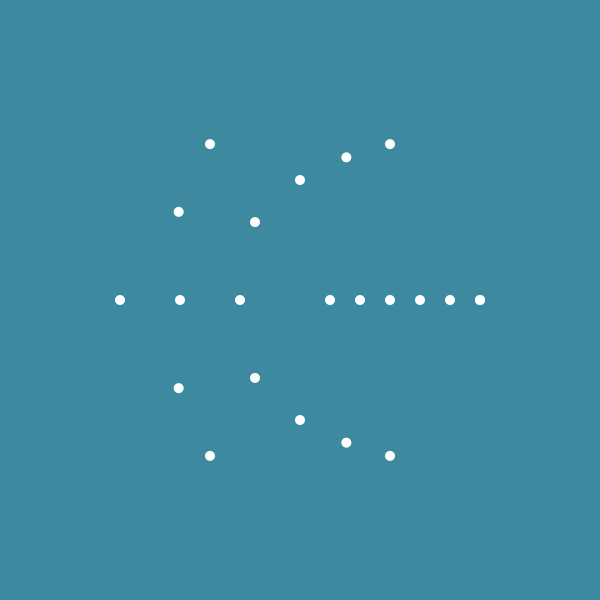
Frame 1 (no input)
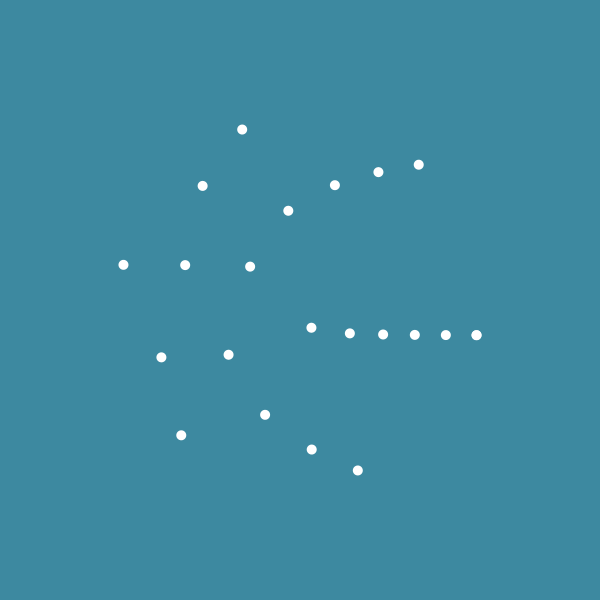
Frame 60 (the mouse pressed at the canvas centre just before this capture)
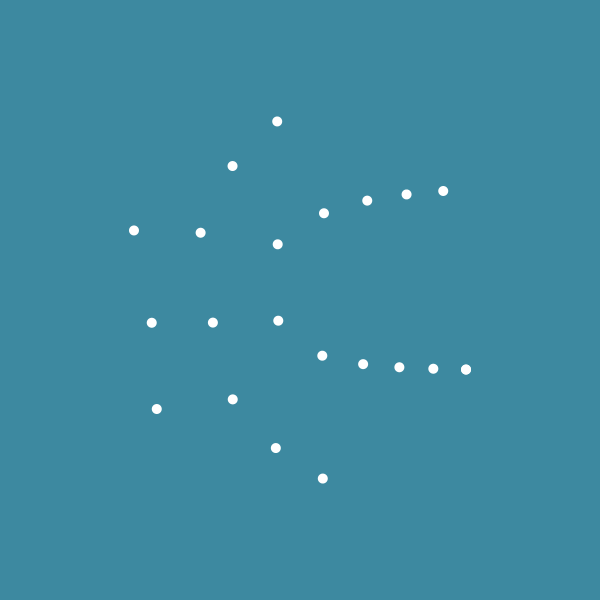
Frame 120 (the mouse held since frame 60 and released just before this capture)

The Processing sketch that drew these frames (run headless with seeded random() and noise(); from frame 60 on, the mouse is pressed at the canvas centre):

// Processing sketch: spinning_balls
// ── spinning_balls.pde
int num_rings = 10000;
float l = 8;
float r = 30;
int num_circles = 4;

float t = 0;
float speed = 0.02;

void setup(){
  size(600,600);
  background(61, 137, 160);
}

void draw() {
  background(61, 137, 160);
  translate(width / 2, height / 2);
  for(int i = 1; i < num_rings; i++) {
    float c = 0;
    if(360 % i == 0) {
      c = radians(360 / float(i));
    } else {
      break;
    }   
    float a = 0;
    while(a < 2*PI) {
      float x = r*i * cos(a + t*speed*(1/float(i)));
      float y = r*i * sin(a + t*speed*(1/float(i)));
  
      noStroke();
      ellipse(x,y,10,10);
      a += c;
    }
    num_circles++;
  }
  t++;
}
